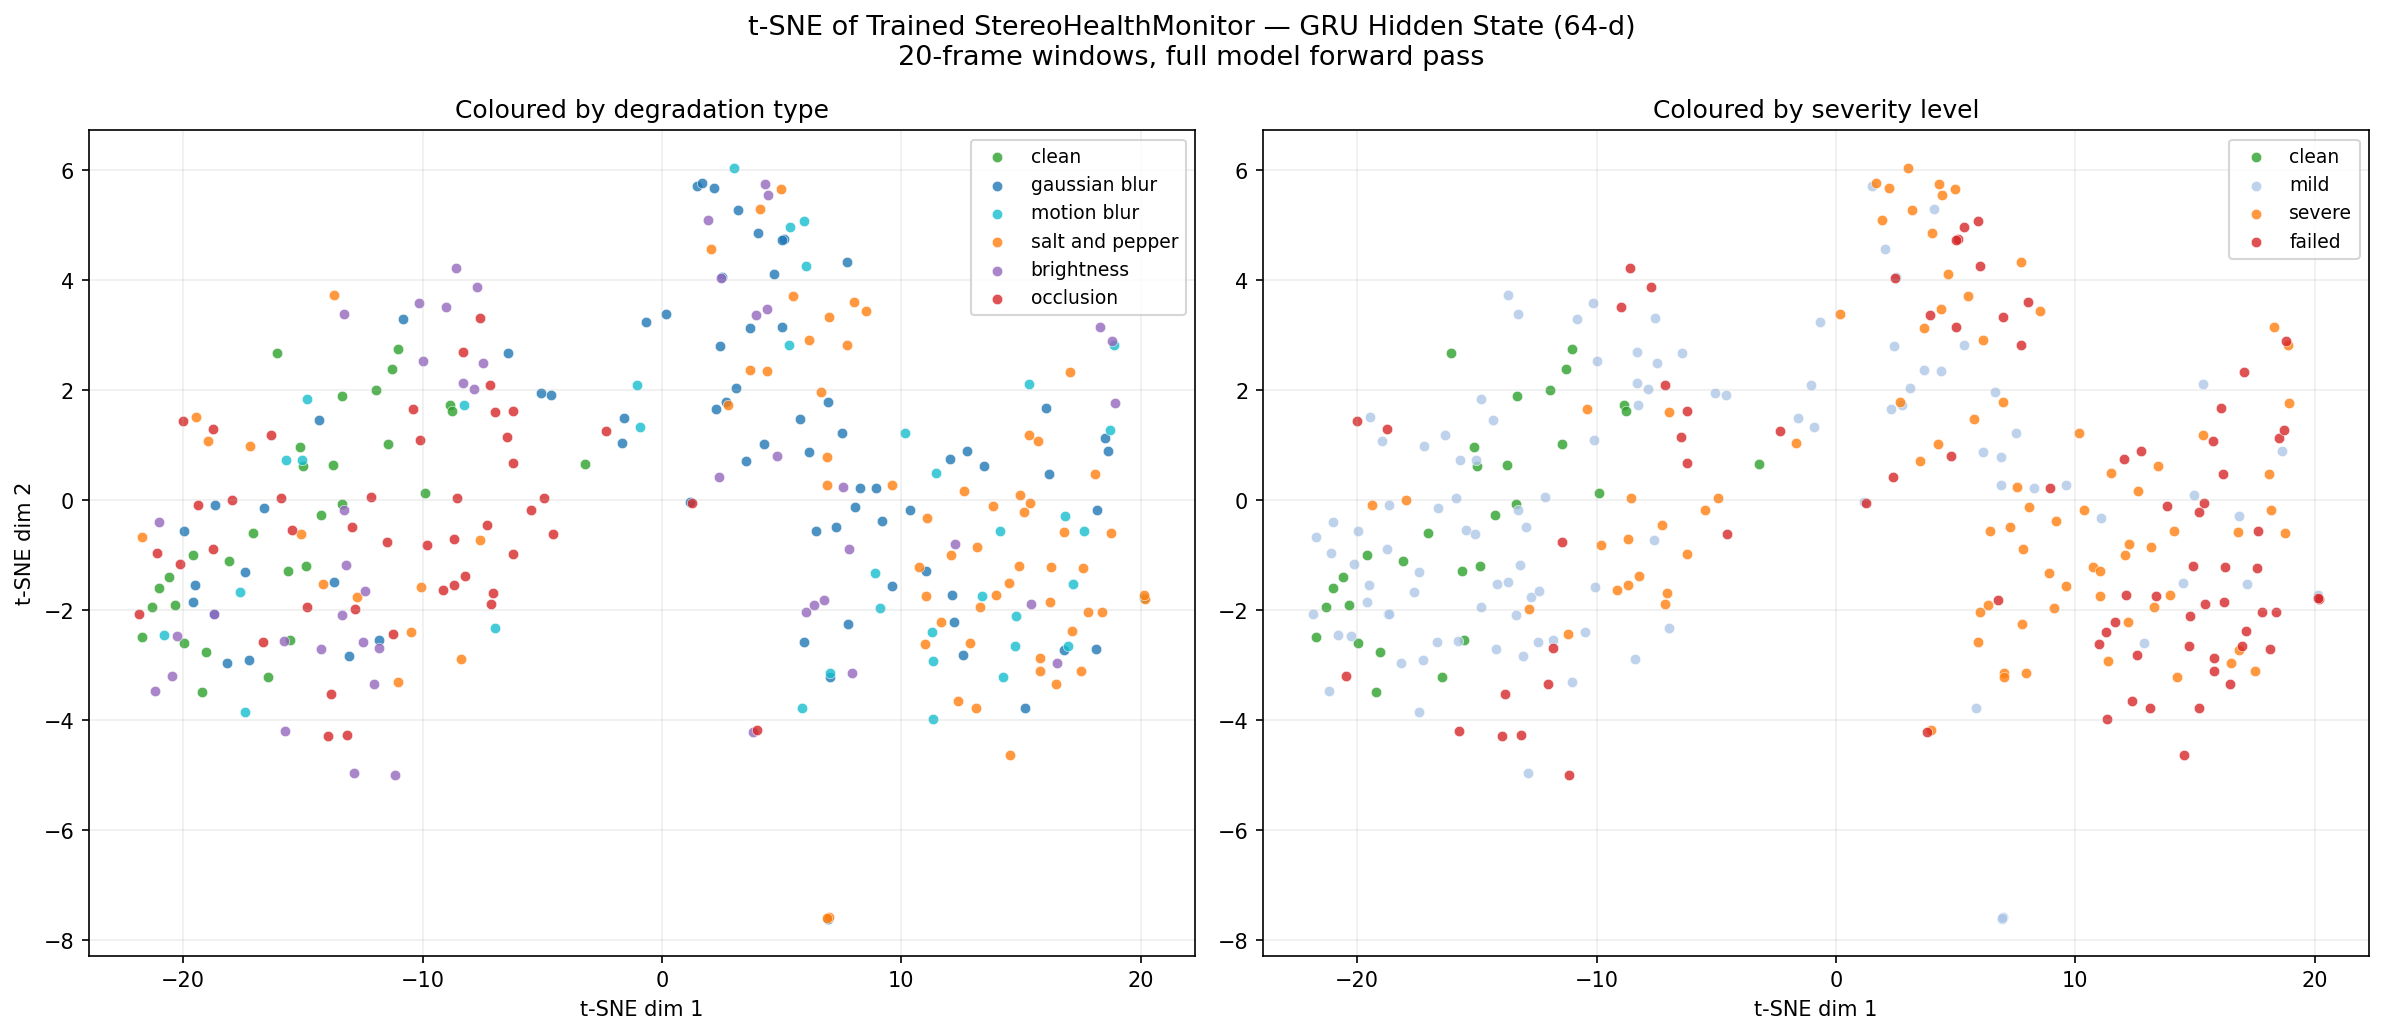

This figure's Python source:
"""
t-SNE analysis using the trained StereoHealthMonitor's GRU hidden state.

Loads checkpoints/best_model.pt and extracts the 64-d GRU hidden state
for 20-frame windows — the exact representation the classifier acts on.

This is the correct test of whether the trained model has learned
severity-aware representations.

Usage:
    python analysis/tsne_trained_model.py
    python analysis/tsne_trained_model.py --n-windows 300 --n-clean 30
    python analysis/tsne_trained_model.py --traj data/TUM_original/dataset-room2_512_16
"""

import argparse
import sys
import cv2
import yaml
import numpy as np
import torch
import torch.nn as nn
import matplotlib
matplotlib.use("Agg")
import matplotlib.pyplot as plt
from sklearn.manifold import TSNE
from pathlib import Path
from torchvision.models import resnet18, ResNet18_Weights
from collections import Counter

ROOT = Path(__file__).resolve().parent.parent
sys.path.insert(0, str(ROOT / "health_monitor"))

CHECKPOINT = ROOT / "checkpoints" / "best_model.pt"

EXPERIMENT_YAMLS = [
    ROOT / "experiments" / "blur_sweep_B.yaml",
    ROOT / "experiments" / "motion_blur_sweep.yaml",
    ROOT / "experiments" / "snp_sweep.yaml",
    ROOT / "experiments" / "brightness_sweep.yaml",
    ROOT / "experiments" / "occlusion_sweep.yaml",
]


# ── Model (must match train.py exactly) ───────────────────────────────────────

class FrameEncoder(nn.Module):
    def __init__(self, embed_dim=128, freeze_backbone=True):
        super().__init__()
        backbone = resnet18(weights=ResNet18_Weights.IMAGENET1K_V1)
        self.backbone = nn.Sequential(*list(backbone.children())[:-1])
        if freeze_backbone:
            for p in self.backbone.parameters():
                p.requires_grad = False
        self.project = nn.Sequential(
            nn.Linear(1536, embed_dim),
            nn.ReLU(),
        )

    def encode_image(self, x):
        x = x.repeat(1, 3, 1, 1)
        return self.backbone(x).flatten(1)

    def forward(self, cam0, cam1):
        left_emb  = self.encode_image(cam0)
        right_emb = self.encode_image(cam1)
        diff_emb  = left_emb - right_emb
        return self.project(torch.cat([left_emb, right_emb, diff_emb], dim=1))


class StereoHealthMonitor(nn.Module):
    def __init__(self, embed_dim=128, gru_hidden=64, dropout=0.3, freeze_backbone=True):
        super().__init__()
        self.encoder    = FrameEncoder(embed_dim, freeze_backbone)
        self.gru        = nn.GRU(embed_dim, gru_hidden, num_layers=1, batch_first=True)
        self.classifier = nn.Sequential(
            nn.Linear(gru_hidden, 32), nn.ReLU(), nn.Dropout(dropout),
            nn.Linear(32, 1), nn.Sigmoid(),
        )

    def forward(self, cam0, cam1):
        B, T, C, H, W = cam0.shape
        cam0_flat  = cam0.view(B * T, C, H, W)
        cam1_flat  = cam1.view(B * T, C, H, W)
        frame_embs = self.encoder(cam0_flat, cam1_flat).view(B, T, -1)
        _, hidden  = self.gru(frame_embs)
        return self.classifier(hidden.squeeze(0)).squeeze(1)


# ── Degradation conditions ─────────────────────────────────────────────────────

def _severity_label(idx, total):
    frac = idx / max(total - 1, 1)
    if frac == 0:       return "mild"
    elif frac < 0.4:    return "mild"
    elif frac < 0.75:   return "severe"
    else:               return "failed"


def load_all_conditions():
    all_conds = []
    for yaml_path in EXPERIMENT_YAMLS:
        if not yaml_path.exists():
            continue
        with open(yaml_path) as f:
            cfg = yaml.safe_load(f)
        conds = list(cfg["conditions"].items())
        for idx, (name, params) in enumerate(conds):
            all_conds.append({
                "name":     name,
                "params":   params,
                "type":     params["type"],
                "severity": _severity_label(idx, len(conds)),
            })
    return all_conds


# ── Degradation application ────────────────────────────────────────────────────

def apply_degradation(img, params):
    t = params.get("type", "none")
    if t in ("none", "clean"):
        return img
    if t == "gaussian_blur":
        ks = int(params["kernel_size"])
        if ks % 2 == 0: ks += 1
        return cv2.GaussianBlur(img, (ks, ks), float(params.get("sigma", 0)))
    if t == "motion_blur":
        length = int(params["length"])
        angle  = float(params.get("angle", 0))
        kernel = np.zeros((length, length), dtype=np.float32)
        kernel[length // 2, :] = 1.0 / length
        M = cv2.getRotationMatrix2D((length // 2, length // 2), angle, 1.0)
        kernel = cv2.warpAffine(kernel, M, (length, length))
        return cv2.filter2D(img, -1, kernel)
    if t == "salt_and_pepper":
        density = float(params["density"])
        out = img.copy()
        n = int(img.size * density)
        coords = np.random.choice(img.size, size=n, replace=False)
        out.flat[coords[:n // 2]] = 255
        out.flat[coords[n // 2:]] = 0
        return out
    if t == "brightness":
        return np.clip(img.astype(np.float32) * float(params["alpha"]), 0, 255).astype(np.uint8)
    if t == "occlusion":
        frac = float(params["frac"])
        h, w = img.shape[:2]
        area = int(h * w * frac)
        ph = int(np.sqrt(area * h / w)); pw = int(area / max(ph, 1))
        ph, pw = min(ph, h), min(pw, w)
        y = np.random.randint(0, h - ph + 1)
        x = np.random.randint(0, w - pw + 1)
        out = img.copy(); out[y:y+ph, x:x+pw] = 0
        return out
    raise ValueError(f"Unknown degradation type: {t!r}")


# ── Frame loading ──────────────────────────────────────────────────────────────

WINDOW_SIZE = 20


def load_frames(traj_dir):
    cam0_dir = traj_dir / "mav0" / "cam0" / "data"
    cam1_dir = traj_dir / "mav0" / "cam1" / "data"
    stems0 = {f.stem: f for f in sorted(cam0_dir.glob("*.png"))}
    stems1 = {f.stem: f for f in sorted(cam1_dir.glob("*.png"))}
    common = sorted(set(stems0) & set(stems1))
    return [(stems0[s], stems1[s]) for s in common]


def read_gray(path, size=(224, 224)):
    img = cv2.imread(str(path), cv2.IMREAD_GRAYSCALE)
    if img is None:
        raise FileNotFoundError(f"Cannot read: {path}")
    return cv2.resize(img, size)


def window_to_tensor(frame_paths, params, device):
    """
    Load a 20-frame window, degrade the right image, return
    cam0: (1, T, 1, H, W), cam1: (1, T, 1, H, W) tensors.
    """
    cam0_imgs, cam1_imgs = [], []
    for p0, p1 in frame_paths:
        left  = read_gray(p0)
        right = apply_degradation(read_gray(p1), params)
        cam0_imgs.append(left.astype(np.float32)  / 255.0)
        cam1_imgs.append(right.astype(np.float32) / 255.0)

    cam0 = torch.tensor(np.stack(cam0_imgs)).unsqueeze(1)   # (T, 1, H, W)
    cam1 = torch.tensor(np.stack(cam1_imgs)).unsqueeze(1)
    return cam0.unsqueeze(0).to(device), cam1.unsqueeze(0).to(device)  # (1, T, 1, H, W)


# ── GRU hidden state extraction ───────────────────────────────────────────────

@torch.no_grad()
def extract_gru_hidden(model, cam0, cam1):
    """
    Run the full model up to (but not including) the classifier.
    Returns the 64-d GRU hidden state.
    """
    B, T, C, H, W = cam0.shape
    cam0_flat  = cam0.view(B * T, C, H, W)
    cam1_flat  = cam1.view(B * T, C, H, W)
    frame_embs = model.encoder(cam0_flat, cam1_flat).view(B, T, -1)
    _, hidden  = model.gru(frame_embs)
    return hidden.squeeze(0).squeeze(0).cpu().numpy()   # (64,)


# ── Main ──────────────────────────────────────────────────────────────────────

def main():
    parser = argparse.ArgumentParser()
    parser.add_argument("--traj",      default=str(ROOT / "data/TUM_original/dataset-room1_512_16"))
    parser.add_argument("--n-windows", type=int, default=300)
    parser.add_argument("--n-clean",   type=int, default=30)
    parser.add_argument("--seed",      type=int, default=42)
    parser.add_argument("--out",       default=str(ROOT / "analysis" / "tsne_trained_model.png"))
    args = parser.parse_args()

    device   = torch.device("cuda" if torch.cuda.is_available() else "cpu")
    traj_dir = Path(args.traj)
    print(f"Device     : {device}")
    print(f"Traj       : {traj_dir}")
    print(f"Checkpoint : {CHECKPOINT}")

    # load model
    model = StereoHealthMonitor(freeze_backbone=True)
    ckpt  = torch.load(CHECKPOINT, map_location=device)
    model.load_state_dict(ckpt["model_state_dict"] if "model_state_dict" in ckpt else ckpt)
    model.to(device).eval()
    print(f"Model loaded. Params: {sum(p.numel() for p in model.parameters()):,}")

    # load frames + conditions
    all_frames     = load_frames(traj_dir)
    all_conditions = load_all_conditions()
    # usable window start indices (need WINDOW_SIZE consecutive frames)
    n_windows_avail = len(all_frames) - WINDOW_SIZE + 1
    print(f"Frames     : {len(all_frames)} stereo pairs → {n_windows_avail} windows available")
    print(f"Conditions : {len(all_conditions)} from experiment YAMLs")

    # sample window start indices
    rng     = np.random.default_rng(args.seed)
    starts  = rng.choice(n_windows_avail, size=args.n_windows, replace=False)

    windows = []
    for i in starts[:args.n_clean]:
        windows.append({"frames": all_frames[i:i+WINDOW_SIZE],
                        "params": {"type": "clean"},
                        "type": "clean", "severity": "clean"})
    for i in starts[args.n_clean:]:
        cond = all_conditions[rng.integers(len(all_conditions))]
        windows.append({"frames": all_frames[i:i+WINDOW_SIZE],
                        "params": cond["params"],
                        "type": cond["type"], "severity": cond["severity"]})

    # extract 64-d GRU hidden states
    print(f"\nExtracting 64-d GRU hidden states for {args.n_windows} windows...")
    embeddings = []
    types      = []
    severities = []

    for i, win in enumerate(windows):
        cam0, cam1 = window_to_tensor(win["frames"], win["params"], device)
        emb        = extract_gru_hidden(model, cam0, cam1)
        embeddings.append(emb)
        types.append(win["type"])
        severities.append(win["severity"])
        if (i + 1) % 50 == 0:
            print(f"  {i+1}/{args.n_windows} done")

    embeddings = np.stack(embeddings)
    print(f"Embeddings shape: {embeddings.shape}")

    # t-SNE
    print("Running t-SNE...")
    tsne   = TSNE(n_components=2, perplexity=40, random_state=args.seed, max_iter=1000)
    coords = tsne.fit_transform(embeddings)

    # ── Plot ──────────────────────────────────────────────────────────────────
    TYPE_COLORS = {

        "clean":           "#2ca02c",
        "gaussian_blur":   "#1f77b4",
        "motion_blur":     "#17becf",
        "salt_and_pepper": "#ff7f0e",
        "brightness":      "#9467bd",
        "occlusion":       "#d62728",
    }
    SEV_COLORS = {
        "clean":  "#2ca02c",
        "mild":   "#aec7e8",
        "severe": "#ff7f0e",
        "failed": "#d62728",
    }
    SEV_ORDER  = ["clean", "mild", "severe", "failed"]
    TYPE_ORDER = ["clean", "gaussian_blur", "motion_blur",
                  "salt_and_pepper", "brightness", "occlusion"]

    fig, axes = plt.subplots(1, 2, figsize=(16, 7))
    fig.suptitle("t-SNE of Trained StereoHealthMonitor — GRU Hidden State (64-d)\n"
                 "20-frame windows, full model forward pass", fontsize=13)

    ax = axes[0]
    for t in TYPE_ORDER:
        mask = np.array([x == t for x in types])
        if mask.any():
            ax.scatter(coords[mask, 0], coords[mask, 1],
                       color=TYPE_COLORS.get(t, "grey"),
                       label=t.replace("_", " "), s=25, alpha=0.8,
                       edgecolors="white", linewidths=0.3)
    ax.set_title("Coloured by degradation type")
    ax.set_xlabel("t-SNE dim 1"); ax.set_ylabel("t-SNE dim 2")
    ax.legend(fontsize=9); ax.grid(True, alpha=0.2)

    ax = axes[1]
    for s in SEV_ORDER:
        mask = np.array([x == s for x in severities])
        if mask.any():
            ax.scatter(coords[mask, 0], coords[mask, 1],
                       color=SEV_COLORS[s],
                       label=s, s=25, alpha=0.8,
                       edgecolors="white", linewidths=0.3)
    ax.set_title("Coloured by severity level")
    ax.set_xlabel("t-SNE dim 1")
    ax.legend(fontsize=9); ax.grid(True, alpha=0.2)

    plt.tight_layout()
    out = Path(args.out)
    out.parent.mkdir(parents=True, exist_ok=True)
    fig.savefig(out, dpi=150, bbox_inches="tight")
    print(f"\nSaved → {out}")

    print(f"\n{'Type':<20} {'Severity':<10} Count")
    print("─" * 40)
    for (t, s), count in sorted(Counter(zip(types, severities)).items()):
        print(f"  {t:<18} {s:<10} {count}")



if __name__ == "__main__":
    main()
